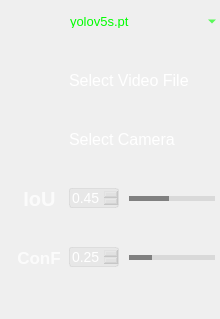
           <widget class="QFrame" name="MenuBox">
            <property name="minimumSize">
             <size>
              <width>220</width>
              <height>0</height>
             </size>
            </property>
            <property name="maximumSize">
             <size>
              <width>220</width>
              <height>16777215</height>
             </size>
            </property>
            <property name="styleSheet">
             <string notr="true">QLabel{
	color: rgb(255, 255, 255);
}</string>
            </property>
            <property name="frameShape">
             <enum>QFrame::NoFrame</enum>
            </property>
            <property name="frameShadow">
             <enum>QFrame::Raised</enum>
            </property>
            <layout class="QVBoxLayout" name="verticalLayout_5" stretch="0,0,0,0,0,0">
             <property name="spacing">
              <number>16</number>
             </property>
             <property name="sizeConstraint">
              <enum>QLayout::SetDefaultConstraint</enum>
             </property>
             <property name="leftMargin">
              <number>0</number>
             </property>
             <property name="topMargin">
              <number>0</number>
             </property>
             <property name="rightMargin">
              <number>0</number>
             </property>
             <property name="bottomMargin">
              <number>0</number>
             </property>
             <item>
              <layout class="QHBoxLayout" name="horizontalLayout_16">
               <property name="spacing">
                <number>1</number>
               </property>
               <item>
                <widget class="QPushButton" name="fileButton_2">
                 <property name="sizePolicy">
                  <sizepolicy hsizetype="Expanding" vsizetype="Fixed">
                   <horstretch>0</horstretch>
                   <verstretch>0</verstretch>
                  </sizepolicy>
                 </property>
                 <property name="minimumSize">
                  <size>
                   <width>64</width>
                   <height>43</height>
                  </size>
                 </property>
                 <property name="maximumSize">
                  <size>
                   <width>64</width>
                   <height>16777215</height>
                  </size>
                 </property>
                 <property name="font">
                  <font>
                   <family>Nirmala UI</family>
                   <pointsize>12</pointsize>
                   <weight>87</weight>
                   <italic>false</italic>
                   <bold>true</bold>
                  </font>
                 </property>
                 <property name="cursor">
                  <cursorShape>PointingHandCursor</cursorShape>
                 </property>
                 <property name="mouseTracking">
                  <bool>true</bool>
                 </property>
                 <property name="focusPolicy">
                  <enum>Qt::StrongFocus</enum>
                 </property>
                 <property name="contextMenuPolicy">
                  <enum>Qt::DefaultContextMenu</enum>
                 </property>
                 <property name="layoutDirection">
                  <enum>Qt::LeftToRight</enum>
                 </property>
                 <property name="autoFillBackground">
                  <bool>false</bool>
                 </property>
                 <property name="styleSheet">
                  <string notr="true">QPushButton{
background-repeat: no-repeat;
background-position: left center;
border: none;
border-left: 8px solid transparent;
text-align: center;
color: rgba(255, 255, 255, 199);
font: 700 12pt &quot;Nirmala UI&quot;;
}

QPushButton:hover{
background-color: rgba(114, 129, 214, 59);
}</string>
                 </property>
                 <property name="text">
                  <string/>
                 </property>
                 <property name="icon">
                  <iconset resource="../apprcc.qrc">
                   <normaloff>:/img/icon/import_model.png</normaloff>:/img/icon/import_model.png</iconset>
                 </property>
                 <property name="iconSize">
                  <size>
                   <width>35</width>
                   <height>30</height>
                  </size>
                 </property>
                 <property name="autoDefault">
                  <bool>false</bool>
                 </property>
                 <property name="default">
                  <bool>false</bool>
                 </property>
                 <property name="flat">
                  <bool>false</bool>
                 </property>
                </widget>
               </item>
               <item>
                <widget class="QComboBox" name="comboBox">
                 <property name="sizePolicy">
                  <sizepolicy hsizetype="Expanding" vsizetype="Fixed">
                   <horstretch>0</horstretch>
                   <verstretch>0</verstretch>
                  </sizepolicy>
                 </property>
                 <property name="styleSheet">
                  <string notr="true">QComboBox QAbstractItemView {
font-family: &quot;Microsoft YaHei&quot;;
font-size: 13px;
background:rgba(200, 200, 200,150);
selection-background-color: rgba(200, 200, 200,50);
color: rgb(0, 255, 0);
outline:none;
border: 2px solid #42adff;
border-radius:6px;

}
QComboBox{
font-family: &quot;Microsoft YaHei&quot;;
font-size: 13px;
color: rgb(0, 255, 0);
border-width:0px;
border-color:white;
border-style:solid;
background-color: rgba(200, 200, 200,0);}

QComboBox::drop-down {
margin-top:8;
height:20;
background:rgba(255,255,255,0);
border-image: url(:/img/icon/drop_white.png);
}
</string>
                 </property>
                 <item>
                  <property name="text">
                   <string>yolov5s.pt</string>
                  </property>
                 </item>
                 <item>
                  <property name="text">
                   <string>yolov5x.pt</string>
                  </property>
                 </item>
                </widget>
               </item>
              </layout>
             </item>
             <item>
              <layout class="QHBoxLayout" name="horizontalLayout_20">
               <property name="spacing">
                <number>5</number>
               </property>
               <item>
                <widget class="QPushButton" name="fileButton">
                 <property name="sizePolicy">
                  <sizepolicy hsizetype="Expanding" vsizetype="Fixed">
                   <horstretch>0</horstretch>
                   <verstretch>0</verstretch>
                  </sizepolicy>
                 </property>
                 <property name="minimumSize">
                  <size>
                   <width>64</width>
                   <height>43</height>
                  </size>
                 </property>
                 <property name="maximumSize">
                  <size>
                   <width>64</width>
                   <height>16777215</height>
                  </size>
                 </property>
                 <property name="font">
                  <font>
                   <family>Nirmala UI</family>
                   <pointsize>12</pointsize>
                   <weight>87</weight>
                   <italic>false</italic>
                   <bold>true</bold>
                  </font>
                 </property>
                 <property name="cursor">
                  <cursorShape>PointingHandCursor</cursorShape>
                 </property>
                 <property name="mouseTracking">
                  <bool>true</bool>
                 </property>
                 <property name="focusPolicy">
                  <enum>Qt::StrongFocus</enum>
                 </property>
                 <property name="contextMenuPolicy">
                  <enum>Qt::DefaultContextMenu</enum>
                 </property>
                 <property name="layoutDirection">
                  <enum>Qt::LeftToRight</enum>
                 </property>
                 <property name="autoFillBackground">
                  <bool>false</bool>
                 </property>
                 <property name="styleSheet">
                  <string notr="true">QPushButton{
background-repeat: no-repeat;
background-position: left center;
border: none;
border-left:8px solid transparent;
text-align: center;
color: rgba(255, 255, 255, 199);
font: 700 12pt &quot;Nirmala UI&quot;;
}

QPushButton:hover{
background-color: rgba(114, 129, 214, 59);
}</string>
                 </property>
                 <property name="text">
                  <string/>
                 </property>
                 <property name="icon">
                  <iconset resource="../apprcc.qrc">
                   <normaloff>:/img/icon/open_file.png</normaloff>:/img/icon/open_file.png</iconset>
                 </property>
                 <property name="iconSize">
                  <size>
                   <width>26</width>
                   <height>24</height>
                  </size>
                 </property>
                 <property name="autoDefault">
                  <bool>false</bool>
                 </property>
                 <property name="default">
                  <bool>false</bool>
                 </property>
                 <property name="flat">
                  <bool>false</bool>
                 </property>
                </widget>
               </item>
               <item>
                <widget class="QLabel" name="label_6">
                 <property name="sizePolicy">
                  <sizepolicy hsizetype="Expanding" vsizetype="Preferred">
                   <horstretch>0</horstretch>
                   <verstretch>0</verstretch>
                  </sizepolicy>
                 </property>
                 <property name="font">
                  <font>
                   <pointsize>12</pointsize>
                  </font>
                 </property>
                 <property name="text">
                  <string>Select Video File</string>
                 </property>
                </widget>
               </item>
              </layout>
             </item>
             <item>
              <layout class="QHBoxLayout" name="horizontalLayout_21">
               <property name="spacing">
                <number>5</number>
               </property>
               <item>
                <widget class="QPushButton" name="cameraButton">
                 <property name="sizePolicy">
                  <sizepolicy hsizetype="Expanding" vsizetype="Fixed">
                   <horstretch>0</horstretch>
                   <verstretch>0</verstretch>
                  </sizepolicy>
                 </property>
                 <property name="minimumSize">
                  <size>
                   <width>64</width>
                   <height>43</height>
                  </size>
                 </property>
                 <property name="maximumSize">
                  <size>
                   <width>64</width>
                   <height>16777215</height>
                  </size>
                 </property>
                 <property name="font">
                  <font>
                   <family>Nirmala UI</family>
                   <pointsize>12</pointsize>
                   <weight>87</weight>
                   <italic>false</italic>
                   <bold>true</bold>
                  </font>
                 </property>
                 <property name="cursor">
                  <cursorShape>PointingHandCursor</cursorShape>
                 </property>
                 <property name="mouseTracking">
                  <bool>true</bool>
                 </property>
                 <property name="focusPolicy">
                  <enum>Qt::StrongFocus</enum>
                 </property>
                 <property name="contextMenuPolicy">
                  <enum>Qt::DefaultContextMenu</enum>
                 </property>
                 <property name="layoutDirection">
                  <enum>Qt::LeftToRight</enum>
                 </property>
                 <property name="autoFillBackground">
                  <bool>false</bool>
                 </property>
                 <property name="styleSheet">
                  <string notr="true">QPushButton{
background-repeat: no-repeat;
background-position: left center;
border: none;
border-left: 8px solid transparent;
text-align: center;
color: rgba(255, 255, 255, 199);
font: 700 12pt &quot;Nirmala UI&quot;;
}

QPushButton:hover{
background-color: rgba(114, 129, 214, 59);
}</string>
                 </property>
                 <property name="text">
                  <string/>
                 </property>
                 <property name="icon">
                  <iconset resource="../apprcc.qrc">
                   <normaloff>:/img/icon/camera_on.png</normaloff>:/img/icon/camera_on.png</iconset>
                 </property>
                 <property name="iconSize">
                  <size>
                   <width>26</width>
                   <height>26</height>
                  </size>
                 </property>
                 <property name="autoDefault">
                  <bool>false</bool>
                 </property>
                 <property name="default">
                  <bool>false</bool>
                 </property>
                 <property name="flat">
                  <bool>false</bool>
                 </property>
                </widget>
               </item>
               <item>
                <widget class="QLabel" name="label_7">
                 <property name="sizePolicy">
                  <sizepolicy hsizetype="Expanding" vsizetype="Preferred">
                   <horstretch>0</horstretch>
                   <verstretch>0</verstretch>
                  </sizepolicy>
                 </property>
                 <property name="font">
                  <font>
                   <pointsize>12</pointsize>
                  </font>
                 </property>
                 <property name="text">
                  <string>Select Camera</string>
                 </property>
                </widget>
               </item>
              </layout>
             </item>
             <item>
              <layout class="QHBoxLayout" name="horizontalLayout_17">
               <property name="spacing">
                <number>5</number>
               </property>
               <item>
                <widget class="QPushButton" name="cameraButton_2">
                 <property name="sizePolicy">
                  <sizepolicy hsizetype="Expanding" vsizetype="Fixed">
                   <horstretch>0</horstretch>
                   <verstretch>0</verstretch>
                  </sizepolicy>
                 </property>
                 <property name="minimumSize">
                  <size>
                   <width>64</width>
                   <height>43</height>
                  </size>
                 </property>
                 <property name="maximumSize">
                  <size>
                   <width>64</width>
                   <height>16777215</height>
                  </size>
                 </property>
                 <property name="font">
                  <font>
                   <family>Nirmala UI</family>
                   <pointsize>15</pointsize>
                   <weight>87</weight>
                   <italic>false</italic>
                   <bold>true</bold>
                  </font>
                 </property>
                 <property name="cursor">
                  <cursorShape>PointingHandCursor</cursorShape>
                 </property>
                 <property name="mouseTracking">
                  <bool>true</bool>
                 </property>
                 <property name="focusPolicy">
                  <enum>Qt::StrongFocus</enum>
                 </property>
                 <property name="contextMenuPolicy">
                  <enum>Qt::DefaultContextMenu</enum>
                 </property>
                 <property name="layoutDirection">
                  <enum>Qt::LeftToRight</enum>
                 </property>
                 <property name="autoFillBackground">
                  <bool>false</bool>
                 </property>
                 <property name="styleSheet">
                  <string notr="true">QPushButton{
background-repeat: no-repeat;
background-position: left center;
border: none;
border-left: 8px solid transparent;
text-align: center;
padding-left: 7px;
color: rgba(255, 255, 255, 199);
font: 700 15pt &quot;Nirmala UI&quot;;
}

QPushButton:hover{
background-color: rgba(114, 129, 214, 59);
}</string>
                 </property>
                 <property name="text">
                  <string>IoU</string>
                 </property>
                 <property name="iconSize">
                  <size>
                   <width>26</width>
                   <height>26</height>
                  </size>
                 </property>
                 <property name="autoDefault">
                  <bool>false</bool>
                 </property>
                 <property name="default">
                  <bool>false</bool>
                 </property>
                 <property name="flat">
                  <bool>false</bool>
                 </property>
                </widget>
               </item>
               <item>
                <widget class="QDoubleSpinBox" name="iouSpinBox">
                 <property name="sizePolicy">
                  <sizepolicy hsizetype="Expanding" vsizetype="Fixed">
                   <horstretch>0</horstretch>
                   <verstretch>0</verstretch>
                  </sizepolicy>
                 </property>
                 <property name="minimumSize">
                  <size>
                   <width>50</width>
                   <height>0</height>
                  </size>
                 </property>
                 <property name="maximumSize">
                  <size>
                   <width>50</width>
                   <height>16777215</height>
                  </size>
                 </property>
                 <property name="styleSheet">
                  <string notr="true">QDoubleSpinBox{
background:rgba(200, 200, 200,50);
color:white;
font-size: 14px;
font-family: &quot;Microsoft YaHei UI&quot;;
border-style: solid;
border-width: 1px;
border-color: rgba(200, 200, 200,100);
border-radius: 3px;}

QDoubleSpinBox::down-button{
background:rgba(200, 200, 200,0);
border-image: url(:/img/icon/箭头_列表展开.png);}
QDoubleSpinBox::down-button::hover{
background:rgba(200, 200, 200,100);
border-image: url(:/img/icon/箭头_列表展开.png);}

QDoubleSpinBox::up-button{
background:rgba(200, 200, 200,0);
border-image: url(:/img/icon/箭头_列表收起.png);}
QDoubleSpinBox::up-button::hover{
background:rgba(200, 200, 200,100);
border-image: url(:/img/icon/箭头_列表收起.png);}
</string>
                 </property>
                 <property name="maximum">
                  <double>1.000000000000000</double>
                 </property>
                 <property name="singleStep">
                  <double>0.010000000000000</double>
                 </property>
                 <property name="value">
                  <double>0.450000000000000</double>
                 </property>
                </widget>
               </item>
               <item>
                <widget class="QSlider" name="iouSlider">
                 <property name="styleSheet">
                  <string notr="true">QSlider{
border-color: #bcbcbc;
color:#d9d9d9;
}
QSlider::groove:horizontal {                                
     border: 1px solid #999999;                             
     height: 3px;                                           
    margin: 0px 0;                                         
     left: 5px; right: 5px; 
 }
QSlider::handle:horizontal {                               
     border: 0px ; 
     border-image: url(:/img/icon/circle.png);
	 width:15px;
     margin: -7px -7px -7px -7px;                  
} 
QSlider::add-page:horizontal{
background: qlineargradient(spread:pad, x1:0, y1:1, x2:0, y2:0, stop:0 #d9d9d9, stop:0.25 #d9d9d9, stop:0.5 #d9d9d9, stop:1 #d9d9d9); 

}
QSlider::sub-page:horizontal{                               
 background: qlineargradient(spread:pad, x1:0, y1:1, x2:0, y2:0, stop:0 gray, stop:0.25 gray, stop:0.5 gray, stop:1 gray);                     
}</string>
                 </property>
                 <property name="maximum">
                  <number>100</number>
                 </property>
                 <property name="value">
                  <number>45</number>
                 </property>
                 <property name="orientation">
                  <enum>Qt::Horizontal</enum>
                 </property>
                </widget>
               </item>
              </layout>
             </item>
             <item>
              <layout class="QHBoxLayout" name="horizontalLayout_18">
               <property name="spacing">
                <number>5</number>
               </property>
               <item>
                <widget class="QPushButton" name="cameraButton_3">
                 <property name="sizePolicy">
                  <sizepolicy hsizetype="Expanding" vsizetype="Fixed">
                   <horstretch>0</horstretch>
                   <verstretch>0</verstretch>
                  </sizepolicy>
                 </property>
                 <property name="minimumSize">
                  <size>
                   <width>64</width>
                   <height>43</height>
                  </size>
                 </property>
                 <property name="maximumSize">
                  <size>
                   <width>64</width>
                   <height>16777215</height>
                  </size>
                 </property>
                 <property name="font">
                  <font>
                   <family>Nirmala UI</family>
                   <pointsize>13</pointsize>
                   <weight>87</weight>
                   <italic>false</italic>
                   <bold>true</bold>
                  </font>
                 </property>
                 <property name="cursor">
                  <cursorShape>PointingHandCursor</cursorShape>
                 </property>
                 <property name="mouseTracking">
                  <bool>true</bool>
                 </property>
                 <property name="focusPolicy">
                  <enum>Qt::StrongFocus</enum>
                 </property>
                 <property name="contextMenuPolicy">
                  <enum>Qt::DefaultContextMenu</enum>
                 </property>
                 <property name="layoutDirection">
                  <enum>Qt::LeftToRight</enum>
                 </property>
                 <property name="autoFillBackground">
                  <bool>false</bool>
                 </property>
                 <property name="styleSheet">
                  <string notr="true">QPushButton{
background-repeat: no-repeat;
background-position: left center;
border: none;
border-left: 8px solid transparent;
text-align: center;
padding-left: 6px;
color: rgba(255, 255, 255, 199);
font: 700 13pt &quot;Nirmala UI&quot;;
}

QPushButton:hover{
background-color: rgba(114, 129, 214, 59);
}</string>
                 </property>
                 <property name="text">
                  <string>ConF</string>
                 </property>
                 <property name="iconSize">
                  <size>
                   <width>26</width>
                   <height>26</height>
                  </size>
                 </property>
                 <property name="autoDefault">
                  <bool>false</bool>
                 </property>
                 <property name="default">
                  <bool>false</bool>
                 </property>
                 <property name="flat">
                  <bool>false</bool>
                 </property>
                </widget>
               </item>
               <item>
                <widget class="QDoubleSpinBox" name="confSpinBox">
                 <property name="sizePolicy">
                  <sizepolicy hsizetype="Expanding" vsizetype="Fixed">
                   <horstretch>0</horstretch>
                   <verstretch>0</verstretch>
                  </sizepolicy>
                 </property>
                 <property name="minimumSize">
                  <size>
                   <width>50</width>
                   <height>0</height>
                  </size>
                 </property>
                 <property name="maximumSize">
                  <size>
                   <width>50</width>
                   <height>16777215</height>
                  </size>
                 </property>
                 <property name="focusPolicy">
                  <enum>Qt::ClickFocus</enum>
                 </property>
                 <property name="styleSheet">
                  <string notr="true">QDoubleSpinBox{
background:rgba(200, 200, 200,50);
color:white;
font-size: 14px;
font-family: &quot;Microsoft YaHei UI&quot;;
border-style: solid;
border-width: 1px;
border-color: rgba(200, 200, 200,100);
border-radius: 3px;}

QDoubleSpinBox::down-button{
background:rgba(200, 200, 200,0);
border-image: url(:/img/icon/箭头_列表展开.png);}
QDoubleSpinBox::down-button::hover{
background:rgba(200, 200, 200,100);
border-image: url(:/img/icon/箭头_列表展开.png);}

QDoubleSpinBox::up-button{
background:rgba(200, 200, 200,0);
border-image: url(:/img/icon/箭头_列表收起.png);}
QDoubleSpinBox::up-button::hover{
background:rgba(200, 200, 200,100);
border-image: url(:/img/icon/箭头_列表收起.png);}
</string>
                 </property>
                 <property name="maximum">
                  <double>1.000000000000000</double>
                 </property>
                 <property name="singleStep">
                  <double>0.010000000000000</double>
                 </property>
                 <property name="value">
                  <double>0.250000000000000</double>
                 </property>
                </widget>
               </item>
               <item>
                <widget class="QSlider" name="confSlider">
                 <property name="styleSheet">
                  <string notr="true">QSlider{
border-color: #bcbcbc;
color:#d9d9d9;
}
QSlider::groove:horizontal {                                
     border: 1px solid #999999;                             
     height: 3px;                                           
    margin: 0px 0;                                         
     left: 5px; right: 5px; 
 }
QSlider::handle:horizontal {                               
     border: 0px ; 
     border-image: url(:/img/icon/circle.png);
	 width:15px;
     margin: -7px -7px -7px -7px;                  
} 
QSlider::add-page:horizontal{
background: qlineargradient(spread:pad, x1:0, y1:1, x2:0, y2:0, stop:0 #d9d9d9, stop:0.25 #d9d9d9, stop:0.5 #d9d9d9, stop:1 #d9d9d9); 

}
QSlider::sub-page:horizontal{                               
 background: qlineargradient(spread:pad, x1:0, y1:1, x2:0, y2:0, stop:0 gray, stop:0.25 gray, stop:0.5 gray, stop:1 gray);                     
}</string>
                 </property>
                 <property name="maximum">
                  <number>100</number>
                 </property>
                 <property name="value">
                  <number>25</number>
                 </property>
                 <property name="orientation">
                  <enum>Qt::Horizontal</enum>
                 </property>
                 <property name="tickPosition">
                  <enum>QSlider::NoTicks</enum>
                 </property>
                </widget>
               </item>
              </layout>
             </item>
             <item>
              <spacer name="verticalSpacer">
               <property name="orientation">
                <enum>Qt::Vertical</enum>
               </property>
               <property name="sizeHint" stdset="0">
                <size>
                 <width>20</width>
                 <height>40</height>
                </size>
               </property>
              </spacer>
             </item>
            </layout>
           </widget>
